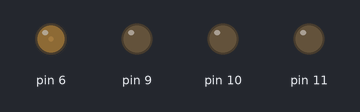
A sketch run on a simulated Arduino Uno, built with avr-gcc and run on an emulated ATmega328P. Shown: output pins drawn as LEDs (lit = HIGH).

Above: at 0.05 s.
At 1.25 s:
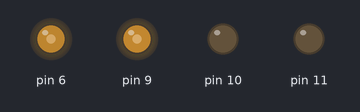
At 2.5 s:
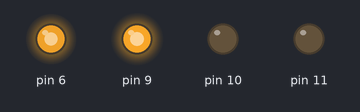
At 4.95 s:
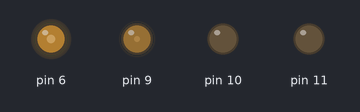
Timing chart, 0 to 6.8 s (numbered marks = the images above):
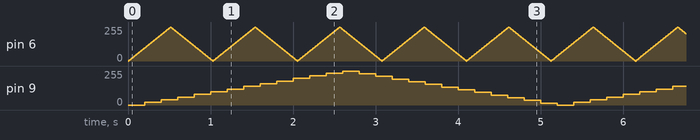

The sketch:

LedServoPlay.ino
```cpp
#include "Device.h"

//Declare devices
Device ledBlue9(false, 9,false,false,0,255,0,20,true,200);
Device ledBlue6(false, 6,false,false,0,255,0,5,true,10);

Device ledMulti10(false, 10,false,false,0,255,0,20,true,200);
Device ledMulti11(false, 11,false,false,0,255,0,50,true,100);

//Device potInput(true,7,false,false,0,0,0,0,false,0);
//Device ledPotBased3(false,3,false,false,0,0,0,0,false,0);


void setup()
{
	Serial.begin(115200);
}

void loop()
{

  /* add main program code here */
	ledBlue9.Update();
	ledBlue6.Update();

	//ledMulti11.WriteValue(potInput.GetValue());
}
```

Device.cpp
```cpp
#include "Device.h"


Device::Device()
{}

Device::~Device()
{}

Device::Device(bool Debug, int PinNumber, bool Digital, bool Input, int MinValue,  int MaxValue, int InitialValue, int StepValue, bool StepDirectionUp, int DelayToChange)
{
	SetupDevice(Debug, PinNumber, Digital, Input, MinValue, MaxValue, InitialValue, StepValue, StepDirectionUp, DelayToChange);
}

void Device::SetupDevice(bool Debug, int PinNumber, bool Digital, bool Input, int MinValue, int MaxValue, int InitialValue, int StepValue, bool StepDirectionUp, int DelayToChange)
{
	//Serial.println("Device Setup");
	pinNumber = PinNumber;
	digital = Digital;
	input = Input;
	maxValue = MaxValue;
	minValue = MinValue;
	delayToChangeValue = DelayToChange;
	lastUpdated = millis();
	stepValue = StepValue;
	stepDirectionUp = StepDirectionUp;
	currentValue = InitialValue;

	//Setup PIN Mode
	pinMode(pinNumber,getPinMode());

}

int Device::getPinMode()
{
	//Get current pin mode INPUT or OUTPUT
	if (input)
		return INPUT;
	else
		return OUTPUT;
}

bool Device::TimeToUpdate()
{
	if (debug)
	{
		Serial.println(millis());
		Serial.println(lastUpdated);
		Serial.println(lastUpdated + delayToChangeValue);
	}
	if ((lastUpdated + delayToChangeValue) <= millis())
	{
		if (debug)
			Serial.println("Time to update!");

		 if (debug)
			 Serial.println("Update");
		return true;
	} else
	{
		if (debug)
			 Serial.println("NOT TIME TO UPDATE!");
		return false;
	}
	if (debug)
		Serial.println("-----------");
}

void Device::Update()
{
	if (debug)
	{
		 Serial.print("Current Value: ");
		Serial.println(currentValue);
		Serial.println("-----------");
	}
	if (TimeToUpdate())
	{
		//if (pinNumber = 8)
			//Serial.println("Time To update");
		lastUpdated = millis();
		currentValue = GetNextValue();

		WriteValue(currentValue);

	}

}

void Device::Update(int newValue)
{
	if (TimeToUpdate())
	{
		WriteValue(newValue);
		//lastUpdated = millis();
	}
}

void Device::WriteValue(int value)
{
	if (digital)
		digitalWrite(pinNumber,value);
	else
		analogWrite(pinNumber, value);
	//if (pinNumber = 8)
			//Serial.write("Written value %S\n", value);
}

int Device::GetNextValue()
{
	if (debug)
		Serial.println(currentValue);

	if (stepDirectionUp) //Increasing values
	{
		currentValue = currentValue + stepValue;

		if (currentValue >= maxValue)
		{
			currentValue = maxValue;
			stepDirectionUp = !stepDirectionUp; //Inverts Direction
		}
	} else {  //Decreasing values
		currentValue = currentValue - stepValue;

		if (currentValue <= minValue)
		{
			currentValue = minValue;
			stepDirectionUp = !stepDirectionUp; //Invers Direction
		}

	}

	if (debug)
		Serial.println(currentValue);
	if (debug)
		Serial.println("-------------");
	return currentValue;
}

int Device::GetValue()
{
	int value;

	if (digital)
		value = digitalRead(pinNumber);
	else
		value = analogRead(pinNumber);

	if (debug)
	{
		Serial.print("GetValue : " );
		Serial.println(value);
	}

	return value;
}
```

Device.h
```cpp
#pragma once
#include "Arduino.h"

class Device
{
public:
	Device();
	Device(bool Debug, int PinNumber, bool Digital, bool Input, int MinValue,  int MaxValue, int InitialValue, int StepValue, bool StepDirectionUp, int DelayToChange);
	~Device(void);
	void SetupDevice(bool Debug, int PinNumber, bool Digital, bool Input, int MinValue,  int MaxValue, int InitialValue, int StepValue, bool StepDirectionUp, int DelayToChange);
	void Update();
	void Update(int newValue);
	int GetValue();
	void WriteValue(int value);

private:
	int pinNumber;
	int lastUpdated;
	int maxValue;
	int minValue;
	int delayToChangeValue;
	int stepValue;
	bool stepDirectionUp;
	int currentValue;
	bool debug;
	bool digital;
	bool input;

	bool TimeToUpdate();
	int getPinMode();

	int GetNextValue();
};
```
